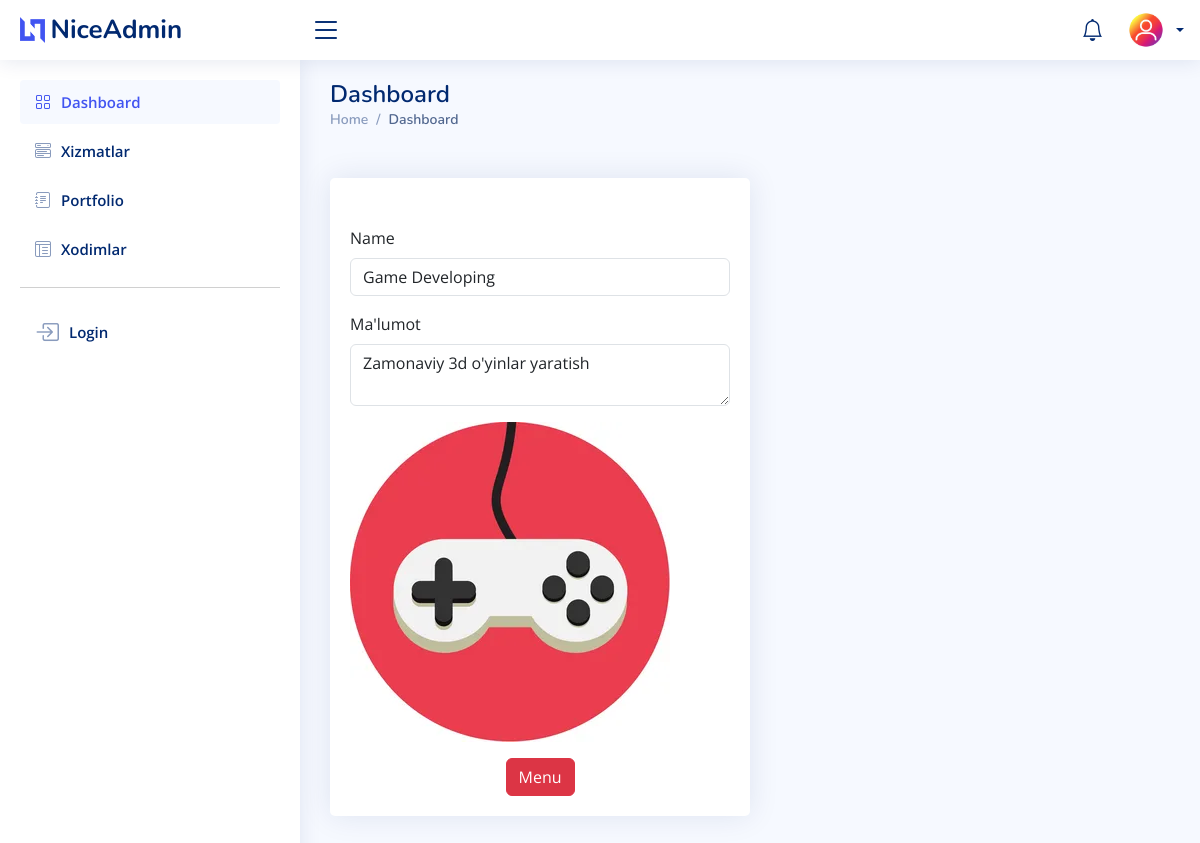
Screenshot of /dashboard/services/detail/1/ (signed in) with the database file from the repository.
### users/models.py (models this page shows, shortened)
class User(AbstractUser):
    profile_image = models.ImageField(upload_to='profile_pics', default="default_profile_pic.jpg")
    @property
    def full_name(self):
        return f'{self.first_name} {self.last_name}'

### dashboard/models.py (models this page shows, shortened)
class Services(models.Model):
    name = models.CharField(max_length=100)
    description = models.TextField()
    icon = models.ImageField(upload_to='services/', null=True, blank=True)

### dashboard/views.py (the view)
# urls.py: path('services/detail/<int:id>/', ServiceDetailView.as_view(), name='services-detail'),
class ServiceDetailView(View, LoginRequiredMixin):
    @decorator
    def get(self, request, id):
        service = Services.objects.get(id=id)
        context = {'service': service}
        return render(request, 'dashboard/services/service_detail.html', context)

### dashboard/decorator.py (called while the page is built)
def decorator(func):
    def wrapper(*args, **kwargs):
        user = args[1].user
        if user.is_staff:
            return func(*args, **kwargs)
        return redirect("users:home")
    return wrapper

### templates/dashboard/services/service_detail.html
{% extends 'dashboard/index.html' %}
{% block content %}
        <div class="col-lg-6 mt-xl-5">
          <div class="card mt-xl-5">
            <div class="card-body mt-xl-5">
                <div class="col-12">
                  <label for="inputNanme4" class="form-label">Name</label>
                  <input name="name" type="text" class="form-control" id="inputNanme4" value="{{ service.name }}">
                </div>
                <div class="col-12">
                  <label for="inputEmail4" class="form-label mt-3">Ma'lumot</label>
                    <textarea name="description" type="text" class="form-control" id="inputEmail4" >{{ service.description }}</textarea>
                </div>
                <div class="col-12 mt-3">
                    <img src="{{ service.icon.url }}" alt="">
                </div>
                <div class="text-center mt-3">
                    <a class="btn btn-danger" href="{% url 'dashboard:services-list' %}">Menu</a>
                </div>
            </div>
          </div>
        </div>
{% endblock %}

### templates/dashboard/index.html (shortened to what this page needs)
{% load static %}
<!DOCTYPE html>
<html lang="en">
<head>
  <link href="{% static 'dashboard/assets/vendor/bootstrap/css/bootstrap.min.css' %}" rel="stylesheet">
  <link href="{% static 'dashboard/assets/vendor/bootstrap-icons/bootstrap-icons.css' %}" rel="stylesheet">
  <link href="{% static 'dashboard/assets/vendor/boxicons/css/boxicons.min.css' %}" rel="stylesheet">
  <link href="{% static 'dashboard/assets/vendor/quill/quill.snow.css' %}" rel="stylesheet">
  <link href="{% static 'dashboard/assets/vendor/quill/quill.bubble.css' %}" rel="stylesheet">
  <link href="{% static 'dashboard/assets/vendor/remixicon/remixicon.css' %}" rel="stylesheet">
  <link href="{% static 'dashboard/assets/vendor/simple-datatables/style.css' %}" rel="stylesheet">
  <link href="{% static 'dashboard/assets/css/style.css' %}" rel="stylesheet">
</head>
<body>
  <header id="header" class="header fixed-top d-flex align-items-center">
    <div class="d-flex align-items-center justify-content-between">
      <a href="{% url 'dashboard:home' %}" class="logo d-flex align-items-center">
        <img src="{% static 'dashboard/assets/img/logo.png' %}" alt="">
        <span class="d-none d-lg-block">NiceAdmin</span>
      </a>
      <i class="bi bi-list toggle-sidebar-btn"></i>
    </div>
    <nav class="header-nav ms-auto">
      <ul class="d-flex align-items-center">
        <li class="nav-item d-block ">
          <a class="nav-link nav-icon" href="{% url 'users:contact-list' %}" >
            <i class="bi bi-bell"></i>
          </a>
        </li>
        <li class="nav-item dropdown">
        <li class="nav-item dropdown pe-3">
          <a class="nav-link nav-profile d-flex align-items-center pe-0" href="#" data-bs-toggle="dropdown">
            <img src="{{ request.user.profile_image.url }}" alt="Profile" class="rounded-circle">
            <span class="d-none d-md-block dropdown-toggle ps-2">{{ request.user.full_name }}</span>
          </a>
        </li>
      </ul>
    </nav>
  </header>
  <aside id="sidebar" class="sidebar">
    <ul class="sidebar-nav" id="sidebar-nav">
      <li class="nav-item">
        <a class="nav-link " href="{% url 'dashboard:home' %}">
          <i class="bi bi-grid"></i>
          <span>Dashboard</span>
        </a>
      </li>
      <li class="nav-item">
        <a class="nav-link collapsed" data-bs-target="#components-nav"  href="{% url 'dashboard:services-list' %}">
          <i class="bi bi-menu-button-wide"></i><span>Xizmatlar</span>
        </a>
      </li>
      <li class="nav-item">
        <a class="nav-link collapsed" data-bs-target="#forms-nav"  href="{% url 'dashboard:portfolio-list' %}">
          <i class="bi bi-journal-text"></i><span>Portfolio</span>
        </a>
      </li>
      <li class="nav-item">
        <a class="nav-link collapsed" data-bs-target="#tables-nav" href="{% url 'dashboard:staff-list' %}">
          <i class="bi bi-layout-text-window-reverse"></i><span>Xodimlar</span>
        </a>
      </li>
      <hr>
      <li class="nav-item">
        <a class="nav-link collapsed" href="{% url 'dashboard:login' %}">
         <i class="bi bi-box-arrow-in-right fs-4"></i>
          <span>Login</span>
        </a>
      </li>
    </ul>
  </aside>
  <main id="main" class="main">
    <div class="pagetitle">
      <h1>Dashboard</h1>
      <nav>
        <ol class="breadcrumb">
          <li class="breadcrumb-item"><a href="{% url 'dashboard:home' %}">Home</a></li>
          <li class="breadcrumb-item active">Dashboard</li>
        </ol>
      </nav>
    </div>
      {% block content %}
      {% endblock %}
  </main>
</body>
</html>

### static/dashboard/assets/css/style.css (style rules this page uses)
:root { scroll-behavior: smooth; }
body { font-family: "Open Sans", sans-serif; background: #f6f9ff; color: #444444; }
a { color: #4154f1; text-decoration: none; }
h1, h2, h3, h4, h5, h6 { font-family: "Nunito", sans-serif; }
#main { margin-top: 60px; padding: 20px 30px; transition: all 0.3s; }
.pagetitle { margin-bottom: 10px; }
.pagetitle h1 { font-size: 24px; margin-bottom: 0; font-weight: 600; color: #012970; }
.card { margin-bottom: 30px; border: none; border-radius: 5px; box-shadow: 0px 0 30px rgba(1, 41, 112, 0.1); }
.card-body { padding: 0 20px 20px 20px; }
.breadcrumb { font-size: 14px; font-family: "Nunito", sans-serif; color: #899bbd; font-weight: 600; }
.breadcrumb a { color: #899bbd; transition: 0.3s; }
.breadcrumb .breadcrumb-item::before { color: #899bbd; }
.breadcrumb .active { color: #51678f; font-weight: 600; }
.logo { line-height: 1; }
@media (min-width: 1200px) { .logo { width: 280px; } }
.logo img { max-height: 26px; margin-right: 6px; }
.logo span { font-size: 26px; font-weight: 700; color: #012970; font-family: "Nunito", sans-serif; }
.header { transition: all 0.5s; z-index: 997; height: 60px; box-shadow: 0px 2px 20px rgba(1, 41, 112, 0.1); background-color: #fff; padding-left: 20px; }
.header .toggle-sidebar-btn { font-size: 32px; padding-left: 10px; cursor: pointer; color: #012970; }
.header-nav ul { list-style: none; }
.header-nav>ul { margin: 0; padding: 0; }
.header-nav .nav-icon { font-size: 22px; color: #012970; margin-right: 25px; position: relative; }
.header-nav .nav-profile { color: #012970; }
.header-nav .nav-profile img { max-height: 36px; }
.header-nav .nav-profile span { font-size: 14px; font-weight: 600; }
.sidebar { position: fixed; top: 60px; left: 0; bottom: 0; width: 300px; z-index: 996; transition: all 0.3s; padding: 20px; overflow-y: auto; scrollbar-width: thin; scrollbar-color: #aab7cf transparent; box-shadow: 0px 0px 20px rgba(1, 41, 112, 0.1); background-color: #fff; }
@media (min-width: 1200px) { #main, #footer { margin-left: 300px; } }
.sidebar-nav { padding: 0; margin: 0; list-style: none; }
.sidebar-nav li { padding: 0; margin: 0; list-style: none; }
.sidebar-nav .nav-item { margin-bottom: 5px; }
.sidebar-nav .nav-link { display: flex; align-items: center; font-size: 15px; font-weight: 600; color: #4154f1; transition: 0.3; background: #f6f9ff; padding: 10px 15px; border-radius: 4px; }
.sidebar-nav .nav-link i { font-size: 16px; margin-right: 10px; color: #4154f1; }
.sidebar-nav .nav-link.collapsed { color: #012970; background: #fff; }
.sidebar-nav .nav-link.collapsed i { color: #899bbd; }

### rows the page displays
User: user.profile_image (placeholder picture)
Services: name "Game Developing", description "Zamonaviy 3d o'yinlar yaratish", icon (picture)
